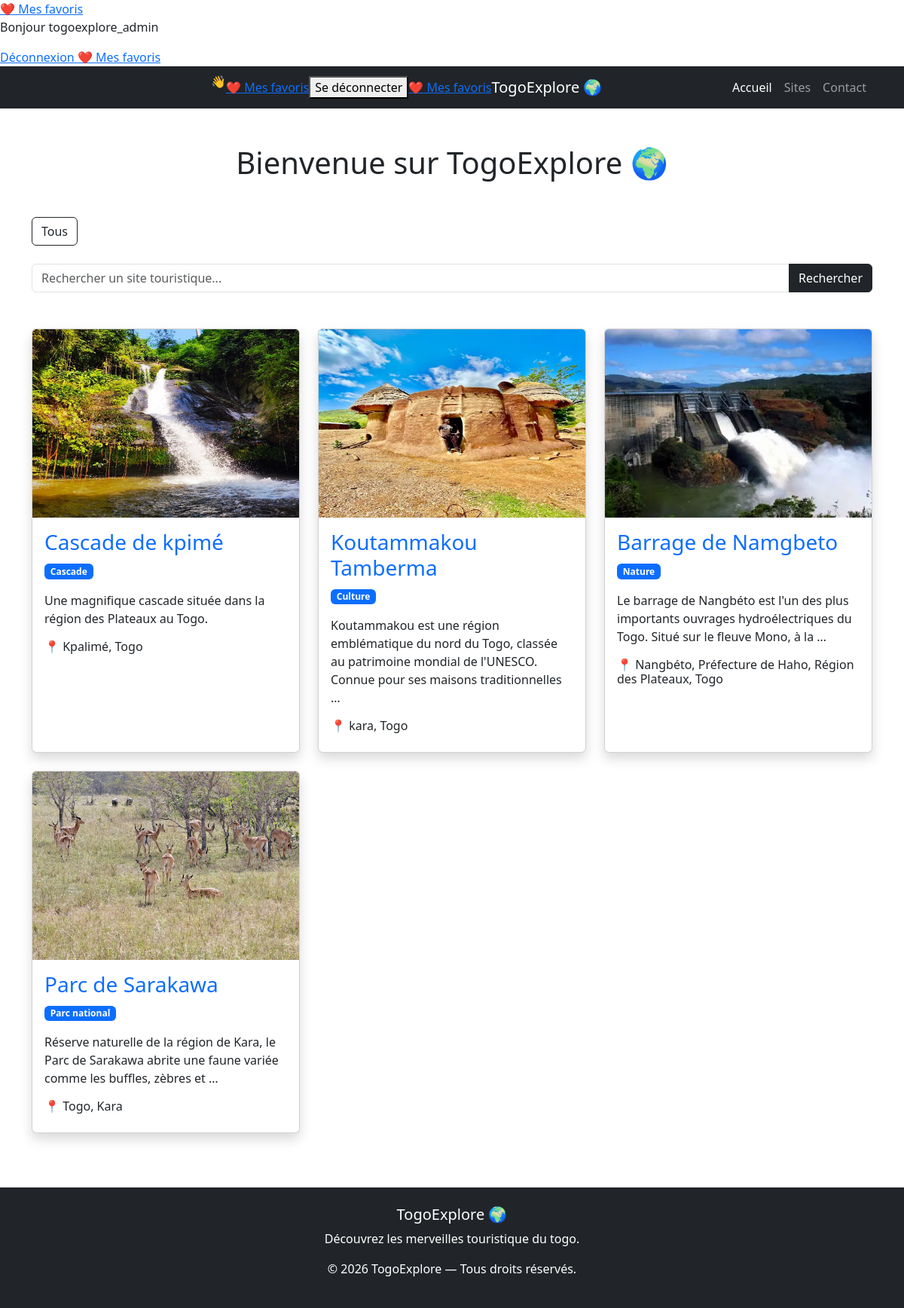
The app's page / (signed in) with its own data.
### tourism/models.py (models this page shows, shortened)
class TouristSite(models.Model):
    name = models.CharField(max_length=200)
    description = models.TextField()
    location = models.CharField(max_length=255)
    region = models.ForeignKey(
        Region,
        on_delete=models.CASCADE,
        related_name="sites",
        null=True,
        blank=True
    )
    category = models.ForeignKey(
        Category,
        on_delete=models.CASCADE,
        related_name="Sites",
        null=True,
        blank=True
    )
    latitude = models.DecimalField(max_digits=9, decimal_places=6)
    longitude = models.DecimalField(max_digits=9, decimal_places=6)
    image = models.ImageField(upload_to="sites/")
    created_at = models.DateTimeField(auto_now_add=True)

class Category(models.Model):
    name = models.CharField(max_length=100)
    def __str__(self):
        return self.name

### tourism/views.py (the view)
# urls.py: 2. Add a URL to urlpatterns:  path('', views.home, name='home')
def home(request):
    sites = TouristSite.objects.all()
    context = {
        'sites': sites
    }
    return render(
        request,
        'tourism/index.html',
        context
    )

### tourism/templates/tourism/index.html (shortened to what this page needs)
{% load static %}
<!DOCTYPE html>
<html lang="fr">
<head>
    <link href="https://cdn.jsdelivr.net/npm/bootstrap@5.3.7/dist/css/bootstrap.min.css" rel="stylesheet">
</head>
<body>
{% if user.is_authenticated %}
<a href="{% url 'favorites' %}">
    ❤️ Mes favoris
</a>
{% endif %}
{% if user.is_authenticated %}
<p>Bonjour {{ user.username }}</p>
<a href="{% url 'logout' %}">
    Déconnexion
</a>
{% endif %}
{% if user.is_authenticated %}
    <a href="{% url 'favorites' %}">
        ❤️ Mes favoris
    </a>
{% endif %}
    <nav class="navbar navbar-expand-lg navbar-dark bg-dark">
        <div class="container">
            {% if user.is_authenticated %}
    <p>
        Bienvenue, {{ user.username }} 👋
    </p>
    <a href="{% url 'favorites' %}">
        ❤️ Mes favoris
    </a>
    <form method="POST" action="{% url 'logout' %}">
        <button type="submit">
            Se déconnecter
        </button>
    </form>
{% else %}
    <a href="{% url 'login' %}">
        🔐 Se connecter
    </a>
{% endif %}
            <a href="{% url 'favorites' %}">
                ❤️ Mes favoris
            </a>
            <a class="navbar-brand" href="/">
                TogoExplore 🌍
            </a>
            <div class="collapse navbar-collapse" id="navbarNav">
                <ul class="navbar-nav ms-auto">
                    <li class="nav-item">
                        <a class="nav-link active" href="/">
                            Accueil
                        </a>
                    </li>
                    <li class="nav-item">
                        <a class="nav-link" href="/">
                            Sites
                        </a>
                    </li>
                    <li class="nav-item">
                        <a class="nav-link" href="{% url 'contact' %}">
                            Contact
                        </a>
                    </li>
                </ul>
            </div>
        </div>
    </nav>
    <div class="container mt-5">
        <h1 class="text-center mb-5">
            Bienvenue sur TogoExplore 🌍
        </h1>
        <div class="mb-4">
    <a href="/" class="btn btn-outline-dark">
        Tous
    </a>
</div>
        <div class="row">
          <form method="GET" class="mb-5">
    <div class="input-group">
        <input type="text"
               name="q"
               class="form-control"
               placeholder="Rechercher un site touristique...">
        <button class="btn btn-dark">
            Rechercher
        </button>
    </div>
</form>
            {% for site in sites %}
            <div class="col-md-4 mb-4">
                <div class="card shadow h-100">
                    <img src="{{ site.image.url }}"
                         class="card-img-top"
                         height="250">
                    <div class="card-body">
                        <h3 class="card-title">
                            <a href="{% url 'site_detail' site.id %}"
                               class="text-decoration-none">
                                {{ site.name }}
                            </a>
                        </h3>
                        <p class="badge bg-primary">
                        {{ site.category }}
                        </p>
                        <p class="card-text">
                            {{ site.description|truncatewords:20 }}
                        </p>
                        <h6>
                            📍 {{ site.location }}
                        </h6>
                    </div>
                </div>
            </div>
            {% endfor %}
        </div>
    </div>
<footer class="bg-dark text-white mt-5 p-4">
      <div class="container text-center">
          <h5>TogoExplore 🌍</h5>
          <p>
            Découvrez les merveilles touristique du togo.
          </p>
          <p>
            © 2026 TogoExplore — Tous droits réservés.
          </p>
      </div>
</footer>
</body>
</html>

### records on screen
TouristSite: image (picture), name "Cascade de kpimé", category "Cascade", description "Une magnifique cascade située dans la région des Plateaux au Togo.", location "Kpalimé, Togo"
TouristSite: image (picture), name "Koutammakou Tamberma", category "Culture", description "Koutammakou est une région emblématique du nord du Togo, classée au patrimoine mondial de l'UNESCO. Connue pour ses maisons traditionnelles …", location "kara, Togo"
TouristSite: image (picture), name "Barrage de Namgbeto", category "Nature", description "Le barrage de Nangbéto est l'un des plus importants ouvrages hydroélectriques du Togo. Situé sur le fleuve Mono, à la …", location "Nangbéto, Préfecture de Haho, Région des Plateaux, Togo"
TouristSite: image (picture), name "Parc de Sarakawa", category "Parc national", description "Réserve naturelle de la région de Kara, le Parc de Sarakawa abrite une faune variée comme les buffles, zèbres et …", location "Togo, Kara"

### other values on screen
{{ user.username }} "togoexplore_admin"
